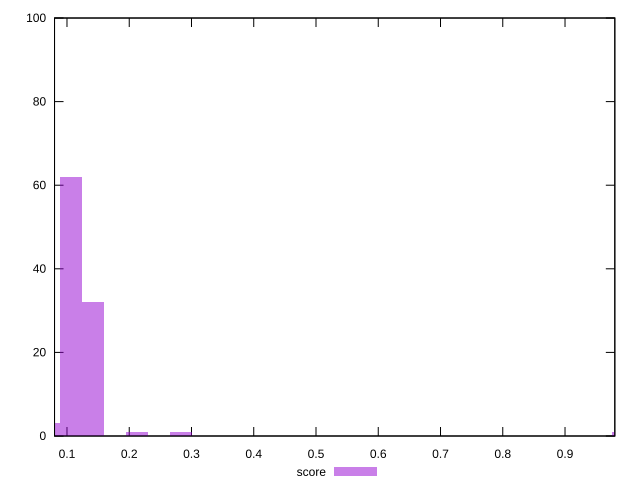

The script that saved this image:
reset

$score <<EOF
0.1063649696387893 62
0.2127299392775786 1
0.14181995951838575 32
0.2836399190367715 1
0.07090997975919287 3
0.9927397166287002 1
EOF

set key outside below
set boxwidth 0.03545498987959644
set xrange [0.08:0.98]
set yrange [0:100]
set trange [0:100]
set style fill transparent solid 0.5 noborder
set terminal svg size 640, 490 enhanced background rgb 'white'
set output "report/report_00029_2021-02-24T13-36-40.390Z/interactive/samples/music/score/histogram.svg"

plot $score title "score" with boxes

reset
